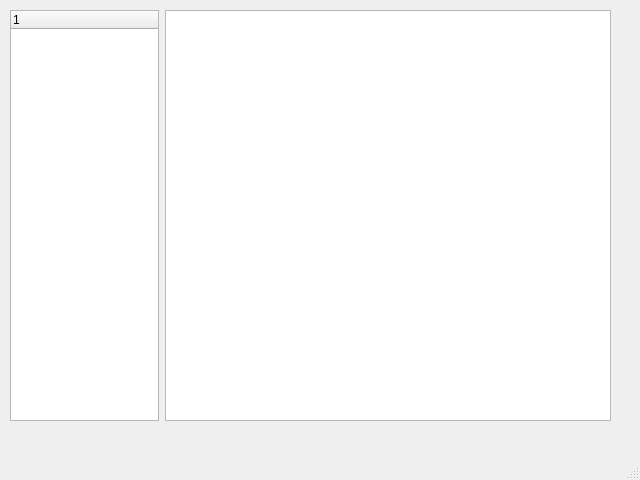
<?xml version="1.0" encoding="UTF-8"?>
<ui version="4.0">
 <class>MainWindow</class>
 <widget class="QMainWindow" name="MainWindow">
  <property name="geometry">
   <rect>
    <x>0</x>
    <y>0</y>
    <width>640</width>
    <height>480</height>
   </rect>
  </property>
  <property name="windowTitle">
   <string>MainWindow</string>
  </property>
  <widget class="QWidget" name="centralwidget">
   <property name="sizePolicy">
    <sizepolicy hsizetype="Preferred" vsizetype="Preferred">
     <horstretch>1</horstretch>
     <verstretch>0</verstretch>
    </sizepolicy>
   </property>
   <widget class="QWidget" name="horizontalLayoutWidget">
    <property name="geometry">
     <rect>
      <x>10</x>
      <y>10</y>
      <width>601</width>
      <height>411</height>
     </rect>
    </property>
    <layout class="QHBoxLayout" name="horizontalLayout" stretch="1,3">
     <item>
      <widget class="QTreeWidget" name="treeWidget">
       <property name="sizePolicy">
        <sizepolicy hsizetype="Expanding" vsizetype="Expanding">
         <horstretch>1</horstretch>
         <verstretch>1</verstretch>
        </sizepolicy>
       </property>
       <property name="mouseTracking">
        <bool>true</bool>
       </property>
       <column>
        <property name="text">
         <string notr="true">1</string>
        </property>
       </column>
      </widget>
     </item>
     <item>
      <widget class="QTextEdit" name="textEdit">
       <property name="sizePolicy">
        <sizepolicy hsizetype="Expanding" vsizetype="Expanding">
         <horstretch>1</horstretch>
         <verstretch>1</verstretch>
        </sizepolicy>
       </property>
      </widget>
     </item>
    </layout>
   </widget>
  </widget>
  <widget class="QMenuBar" name="menubar">
   <property name="geometry">
    <rect>
     <x>0</x>
     <y>0</y>
     <width>640</width>
     <height>31</height>
    </rect>
   </property>
  </widget>
  <widget class="QStatusBar" name="statusbar">
   <property name="sizeGripEnabled">
    <bool>true</bool>
   </property>
  </widget>
 </widget>
 <resources/>
 <connections/>
</ui>
